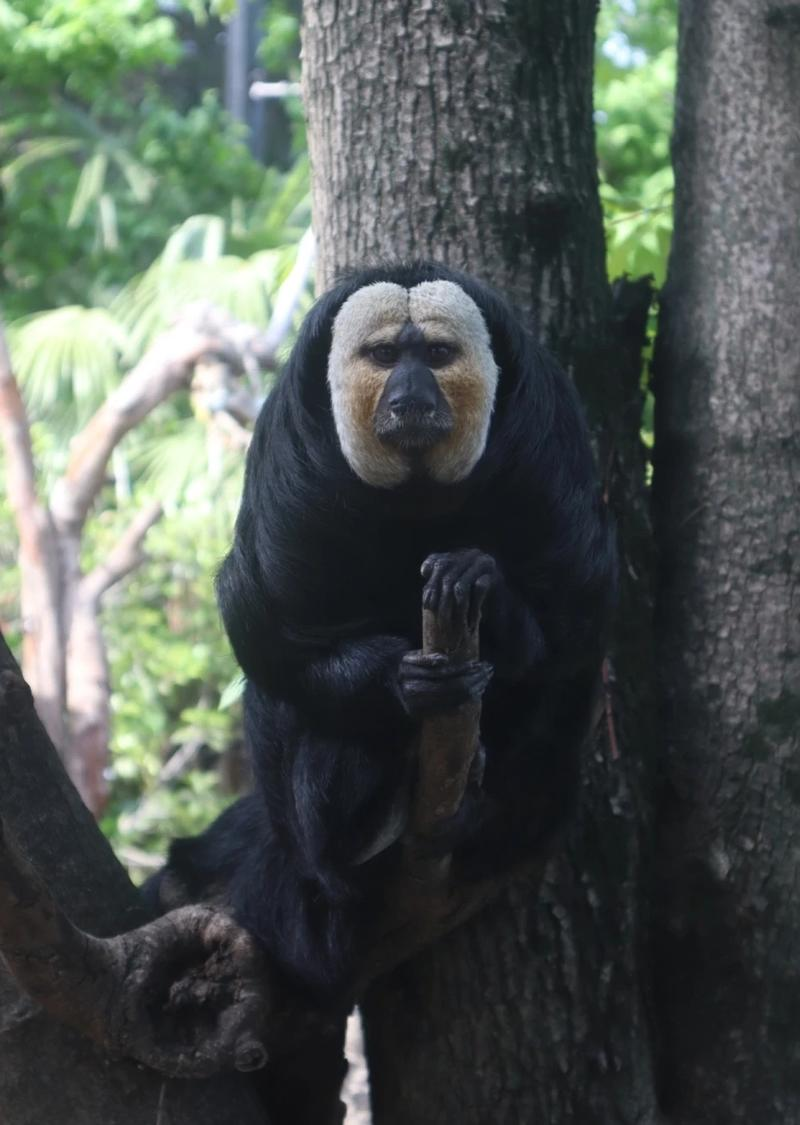
#> input picture Benchmark/PIL/PIL.Image.Image.rotate@5.1.0-5.2.0/PIL.Image.Image.rotate#17YY/example.jpg, 800 x 1125 px
$ python rotateYY.py
#> lines starting #> are read from the running program, lines starting #| are printed output that depends on the picture
from PIL import Image
img = Image.open('./example.jpg')
#> img is the input picture: PIL image 800x1125 RGB; mean R, G, B 79.1, 87, 82.1
rotated_img = img.rotate(45,  Image.BICUBIC,  True, center=(100, 100), translate=(20, 30))
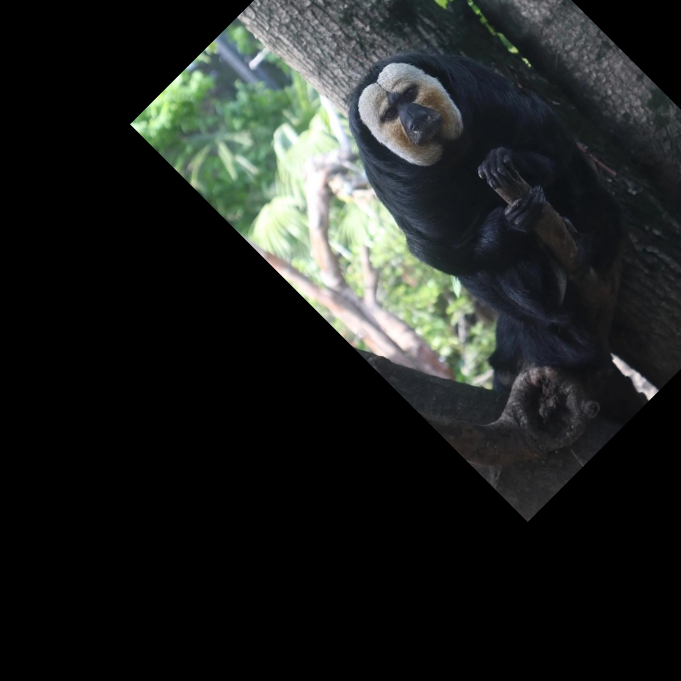
#> rotated_img: PIL image 1362x1362 RGB (shown at 1/2 size); mean R, G, B 31.8, 34.9, 32.9
